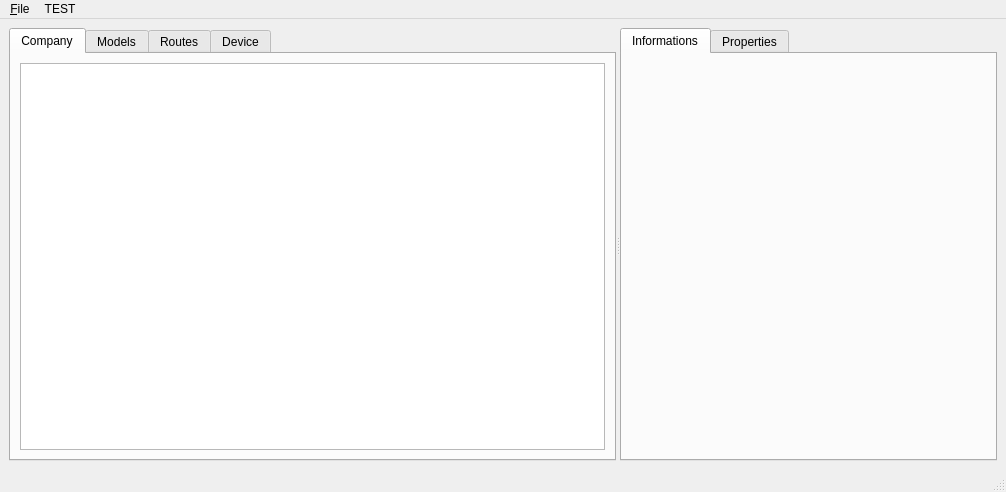
<?xml version="1.0" encoding="UTF-8"?>
<ui version="4.0">
 <class>MainWindow</class>
 <widget class="QMainWindow" name="MainWindow">
  <property name="windowModality">
   <enum>Qt::ApplicationModal</enum>
  </property>
  <property name="geometry">
   <rect>
    <x>0</x>
    <y>0</y>
    <width>1006</width>
    <height>492</height>
   </rect>
  </property>
  <property name="windowTitle">
   <string>MainWindow</string>
  </property>
  <widget class="QWidget" name="centralwidget">
   <layout class="QVBoxLayout" name="verticalLayout">
    <item>
     <widget class="QSplitter" name="splitter">
      <property name="orientation">
       <enum>Qt::Horizontal</enum>
      </property>
      <widget class="QTabWidget" name="tabWidgetLeft">
       <property name="currentIndex">
        <number>0</number>
       </property>
       <widget class="QWidget" name="widgetPlants">
        <attribute name="title">
         <string>Company</string>
        </attribute>
        <layout class="QVBoxLayout" name="verticalLayout_2">
         <item>
          <widget class="QTreeWidget" name="treeWidgetDB">
           <attribute name="headerVisible">
            <bool>false</bool>
           </attribute>
           <column>
            <property name="text">
             <string notr="true">1</string>
            </property>
           </column>
          </widget>
         </item>
        </layout>
       </widget>
       <widget class="QWidget" name="widgetElements">
        <attribute name="title">
         <string>Models</string>
        </attribute>
        <layout class="QVBoxLayout" name="verticalLayout_3">
         <item>
          <widget class="QPushButton" name="btn_addModel">
           <property name="text">
            <string>Add Model</string>
           </property>
          </widget>
         </item>
         <item>
          <widget class="QSplitter" name="splitter_2">
           <property name="orientation">
            <enum>Qt::Vertical</enum>
           </property>
           <widget class="QTreeWidget" name="treeWidgetModel">
            <property name="headerHidden">
             <bool>true</bool>
            </property>
            <column>
             <property name="text">
              <string notr="true">1</string>
             </property>
            </column>
           </widget>
           <widget class="QTreeWidget" name="treeWidgetElement">
            <property name="headerHidden">
             <bool>true</bool>
            </property>
            <column>
             <property name="text">
              <string notr="true">1</string>
             </property>
            </column>
           </widget>
          </widget>
         </item>
         <item>
          <widget class="QPushButton" name="btn_addElement">
           <property name="text">
            <string>Add Element</string>
           </property>
          </widget>
         </item>
        </layout>
       </widget>
       <widget class="QWidget" name="widgetRoute">
        <attribute name="title">
         <string>Routes</string>
        </attribute>
        <layout class="QVBoxLayout" name="verticalLayout_6">
         <item>
          <widget class="QTreeWidget" name="treeWidgetRoute">
           <property name="headerHidden">
            <bool>true</bool>
           </property>
           <column>
            <property name="text">
             <string notr="true">1</string>
            </property>
           </column>
          </widget>
         </item>
        </layout>
       </widget>
       <widget class="QWidget" name="tab">
        <attribute name="title">
         <string>Device</string>
        </attribute>
        <widget class="QPushButton" name="pushButtonRefreshDevice">
         <property name="geometry">
          <rect>
           <x>60</x>
           <y>260</y>
           <width>81</width>
           <height>23</height>
          </rect>
         </property>
         <property name="text">
          <string>Refresh</string>
         </property>
        </widget>
        <widget class="QLabel" name="label">
         <property name="geometry">
          <rect>
           <x>60</x>
           <y>40</y>
           <width>81</width>
           <height>20</height>
          </rect>
         </property>
         <property name="text">
          <string>V-MER List</string>
         </property>
         <property name="alignment">
          <set>Qt::AlignCenter</set>
         </property>
        </widget>
        <widget class="QListWidget" name="listWidgetDevice">
         <property name="geometry">
          <rect>
           <x>10</x>
           <y>60</y>
           <width>191</width>
           <height>191</height>
          </rect>
         </property>
        </widget>
        <widget class="QTabWidget" name="tabWidgetDevice">
         <property name="geometry">
          <rect>
           <x>210</x>
           <y>10</y>
           <width>401</width>
           <height>291</height>
          </rect>
         </property>
         <property name="currentIndex">
          <number>0</number>
         </property>
         <widget class="QWidget" name="tab_route">
          <attribute name="title">
           <string>Route</string>
          </attribute>
          <widget class="QPushButton" name="pushButtonRemoveRoutes">
           <property name="geometry">
            <rect>
             <x>54</x>
             <y>230</y>
             <width>91</width>
             <height>23</height>
            </rect>
           </property>
           <property name="text">
            <string>Remove Route</string>
           </property>
          </widget>
          <widget class="QLabel" name="label_2">
           <property name="geometry">
            <rect>
             <x>240</x>
             <y>10</y>
             <width>81</width>
             <height>20</height>
            </rect>
           </property>
           <property name="text">
            <string>All Routes</string>
           </property>
           <property name="alignment">
            <set>Qt::AlignCenter</set>
           </property>
          </widget>
          <widget class="QLabel" name="label_3">
           <property name="geometry">
            <rect>
             <x>40</x>
             <y>10</y>
             <width>101</width>
             <height>20</height>
            </rect>
           </property>
           <property name="text">
            <string>Routes in V-MER</string>
           </property>
           <property name="alignment">
            <set>Qt::AlignCenter</set>
           </property>
          </widget>
          <widget class="QTreeWidget" name="treeWidgetRoute_2">
           <property name="geometry">
            <rect>
             <x>190</x>
             <y>30</y>
             <width>191</width>
             <height>191</height>
            </rect>
           </property>
           <attribute name="headerVisible">
            <bool>false</bool>
           </attribute>
           <column>
            <property name="text">
             <string notr="true">1</string>
            </property>
           </column>
          </widget>
          <widget class="QPushButton" name="pushButtonUploadRoutes">
           <property name="geometry">
            <rect>
             <x>240</x>
             <y>230</y>
             <width>81</width>
             <height>23</height>
            </rect>
           </property>
           <property name="text">
            <string>Upload Route</string>
           </property>
          </widget>
          <widget class="QListWidget" name="listWidgetDeviceRoute">
           <property name="geometry">
            <rect>
             <x>10</x>
             <y>30</y>
             <width>171</width>
             <height>191</height>
            </rect>
           </property>
          </widget>
         </widget>
         <widget class="QWidget" name="tab_data">
          <attribute name="title">
           <string>Measurement Data</string>
          </attribute>
          <widget class="QLabel" name="label_4">
           <property name="geometry">
            <rect>
             <x>180</x>
             <y>10</y>
             <width>51</width>
             <height>16</height>
            </rect>
           </property>
           <property name="text">
            <string>Data List</string>
           </property>
           <property name="textFormat">
            <enum>Qt::MarkdownText</enum>
           </property>
           <property name="alignment">
            <set>Qt::AlignCenter</set>
           </property>
          </widget>
          <widget class="QPushButton" name="pushButtonDownloadData">
           <property name="geometry">
            <rect>
             <x>210</x>
             <y>230</y>
             <width>91</width>
             <height>23</height>
            </rect>
           </property>
           <property name="text">
            <string>Download Data</string>
           </property>
          </widget>
          <widget class="QPushButton" name="pushButtonRefreshData">
           <property name="geometry">
            <rect>
             <x>110</x>
             <y>230</y>
             <width>81</width>
             <height>23</height>
            </rect>
           </property>
           <property name="text">
            <string>Refresh</string>
           </property>
          </widget>
          <widget class="QListWidget" name="listWidgetData">
           <property name="geometry">
            <rect>
             <x>110</x>
             <y>30</y>
             <width>191</width>
             <height>191</height>
            </rect>
           </property>
          </widget>
         </widget>
        </widget>
       </widget>
      </widget>
      <widget class="QTabWidget" name="tabWidgetRight">
       <property name="currentIndex">
        <number>0</number>
       </property>
       <widget class="QWidget" name="informations">
        <attribute name="title">
         <string>Informations</string>
        </attribute>
        <layout class="QVBoxLayout" name="verticalLayout_5">
         <item>
          <layout class="QVBoxLayout" name="vLayoutInfoTab"/>
         </item>
        </layout>
       </widget>
       <widget class="QWidget" name="properties">
        <attribute name="title">
         <string>Properties</string>
        </attribute>
        <layout class="QHBoxLayout" name="horizontalLayout">
         <item>
          <layout class="QVBoxLayout" name="vLayoutPropTab"/>
         </item>
        </layout>
       </widget>
      </widget>
     </widget>
    </item>
   </layout>
  </widget>
  <widget class="QMenuBar" name="menubar">
   <property name="geometry">
    <rect>
     <x>0</x>
     <y>0</y>
     <width>1006</width>
     <height>21</height>
    </rect>
   </property>
   <widget class="QMenu" name="menu_File">
    <property name="title">
     <string>&amp;File</string>
    </property>
    <addaction name="actionNew_Project"/>
    <addaction name="actionOpen"/>
    <addaction name="actionSave_Project"/>
    <addaction name="separator"/>
    <addaction name="actionClose_Project"/>
    <addaction name="separator"/>
    <addaction name="actionExit"/>
   </widget>
   <widget class="QMenu" name="menuTEST">
    <property name="title">
     <string>TEST</string>
    </property>
    <addaction name="actionECHO_DATABASE"/>
    <addaction name="actionQUERY_ALL_TABLES"/>
    <addaction name="actionReport"/>
   </widget>
   <addaction name="menu_File"/>
   <addaction name="menuTEST"/>
  </widget>
  <widget class="QStatusBar" name="statusbar"/>
  <action name="actionNew_Project">
   <property name="text">
    <string>New Project</string>
   </property>
  </action>
  <action name="actionOpen">
   <property name="text">
    <string>Open Project</string>
   </property>
  </action>
  <action name="actionECHO_DATABASE">
   <property name="text">
    <string>ECHO DATABASE</string>
   </property>
  </action>
  <action name="actionClose_Project">
   <property name="text">
    <string>Close Project</string>
   </property>
  </action>
  <action name="actionExit">
   <property name="text">
    <string>Exit</string>
   </property>
  </action>
  <action name="actionQUERY_ALL_TABLES">
   <property name="text">
    <string>QUERY_ALL_TABLES</string>
   </property>
  </action>
  <action name="actionSave_Project">
   <property name="text">
    <string>Save Project</string>
   </property>
  </action>
  <action name="actionReport">
   <property name="text">
    <string>Report</string>
   </property>
  </action>
 </widget>
 <resources/>
 <connections/>
</ui>
